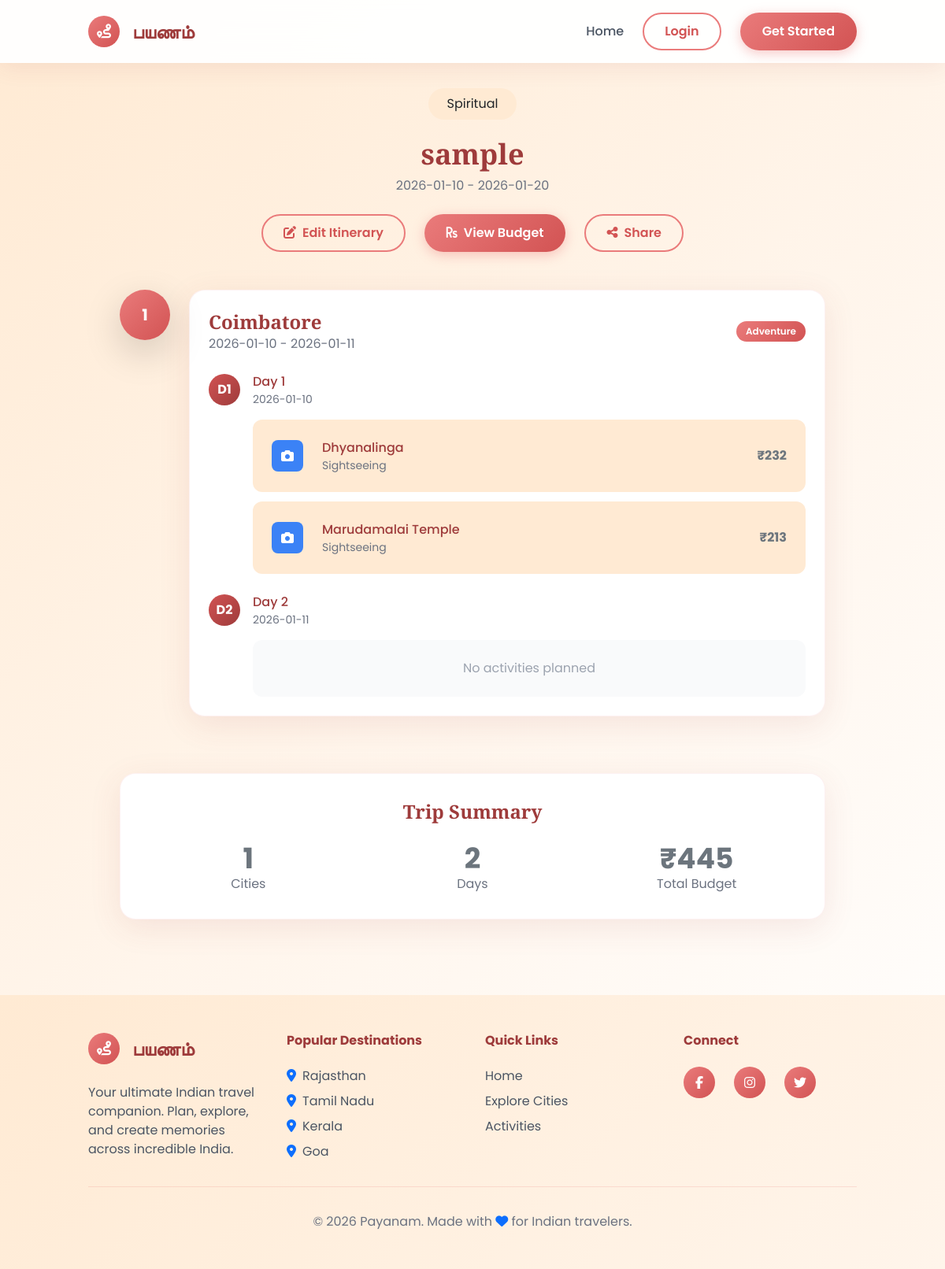
The page /trip/06cda915-113a-49a4-ae6f-cf61e4acf883/timeline on the database its author committed.
### models.py (models this page shows, shortened)
class Trip(db.Model):
    __tablename__ = 'trips'
    trip_id = db.Column(db.String(36), primary_key=True, default=lambda: str(uuid.uuid4()))
    user_id = db.Column(db.String(36), db.ForeignKey('users.user_id'), nullable=False)
    trip_name = db.Column(db.String(200), nullable=False)
    trip_description = db.Column(db.Text, default='')
    trip_category = db.Column(db.String(50), default='leisure')
    cover_image = db.Column(db.String(500), default='')
    start_date = db.Column(db.String(20), nullable=False)
    end_date = db.Column(db.String(20), nullable=False)
    total_budget = db.Column(db.Float, default=0.0)
    is_public = db.Column(db.Boolean, default=False)
    share_code = db.Column(db.String(20), unique=True, default=lambda: str(uuid.uuid4())[:8])
    itinerary_json = db.Column(db.Text, default='{"stops": []}')
    created_at = db.Column(db.DateTime, default=datetime.utcnow)
    updated_at = db.Column(db.DateTime, default=datetime.utcnow, onupdate=datetime.utcnow)
    def get_itinerary(self):
        try:
            return json.loads(self.itinerary_json)
        except:
            return {"stops": []}

### app.py (the view)
@app.route('/trip/<trip_id>/timeline')
def trip_timeline(trip_id):
    trip = Trip.query.get_or_404(trip_id)
    if trip.user_id != session.get('user_id') and not trip.is_public:
        return redirect(url_for('login'))
    return render_template('timeline.html', trip=trip)

### templates/timeline.html (shortened to what this page needs)
{% extends 'base.html' %}
{% block content %}
<div class="container mx-auto px-4 py-8">
    <div class="text-center mb-12" data-aos="fade-up">
        <div class="inline-flex items-center gap-2 bg-cream px-4 py-2 rounded-full mb-4">
            <span class="capitalize">{{ trip.trip_category }}</span>
        </div>
        <h1 class="text-4xl font-bold font-playfair text-accent mb-2">{{ trip.trip_name }}</h1>
        <p class="text-gray-500">{{ trip.start_date }} - {{ trip.end_date }}</p>
        <div class="flex justify-center gap-4 mt-6">
            <a href="{{ url_for('itinerary_builder', trip_id=trip.trip_id) }}" class="btn-payanam-outline no-underline">
                <i class="fas fa-edit mr-2"></i>Edit Itinerary
            </a>
            <a href="{{ url_for('trip_budget', trip_id=trip.trip_id) }}" class="btn-payanam no-underline">
                <i class="fas fa-rupee-sign mr-2"></i>View Budget
            </a>
            <button onclick="shareTrip()" class="btn-payanam-outline">
                <i class="fas fa-share-alt mr-2"></i>Share
            </button>
        </div>
    </div>
    {% set itinerary = trip.get_itinerary() %}
    {% if itinerary.stops %}
    <div class="max-w-4xl mx-auto">
        {% for stop in itinerary.stops %}
        <div class="relative mb-12" data-aos="fade-up" data-aos-delay="{{ loop.index * 100 }}">
            <div class="flex items-start gap-6">
                <div class="w-16 h-16 gradient-primary rounded-full flex items-center justify-center text-white text-xl font-bold shadow-lg z-10">
                    {{ loop.index }}
                </div>
                <div class="flex-1">
                    <div class="card-payanam p-6 mb-4">
                        <div class="flex items-center justify-between mb-4">
                            <div>
                                <h2 class="text-2xl font-bold font-playfair text-accent">{{ stop.city_name }}</h2>
                                <p class="text-gray-500">{{ stop.arrival_date }} - {{ stop.departure_date }}</p>
                            </div>
                            {% if stop.stop_category %}
                            <div class="flex gap-2">
                                {% for cat in stop.stop_category %}
                                <span class="badge-payanam capitalize">{{ cat }}</span>
                                {% endfor %}
                            </div>
                            {% endif %}
                        </div>
                        {% for day in stop.days %}
                        <div class="mb-6 last:mb-0">
                            <div class="flex items-center gap-3 mb-3">
                                <div class="w-10 h-10 gradient-accent rounded-full flex items-center justify-center text-white font-bold">
                                    D{{ day.day_number }}
                                </div>
                                <div>
                                    <div class="font-medium text-accent">Day {{ day.day_number }}</div>
                                    <div class="text-sm text-gray-500">{{ day.date }}</div>
                                </div>
                            </div>
                            {% if day.activities %}
                            <div class="ml-14 space-y-3">
                                {% for activity in day.activities %}
                                <div class="flex items-center gap-4 p-4 bg-cream rounded-xl">
                                    <div class="w-10 h-10 rounded-lg flex items-center justify-center text-white
                                        {% if activity.category == 'sightseeing' %}bg-blue-500
                                        {% elif activity.category == 'food' %}bg-orange-500
                                        {% elif activity.category == 'shopping' %}bg-pink-500
                                        {% elif activity.category == 'adventure' %}bg-green-500
                                        {% elif activity.category == 'relaxation' %}bg-purple-500
                                        {% else %}bg-gray-500{% endif %}">
                                        {% if activity.category == 'sightseeing' %}<i class="fas fa-camera"></i>
                                        {% elif activity.category == 'food' %}<i class="fas fa-utensils"></i>
                                        {% elif activity.category == 'shopping' %}<i class="fas fa-shopping-bag"></i>
                                        {% elif activity.category == 'adventure' %}<i class="fas fa-hiking"></i>
                                        {% elif activity.category == 'relaxation' %}<i class="fas fa-spa"></i>
                                        {% else %}<i class="fas fa-car"></i>{% endif %}
                                    </div>
                                    <div class="flex-1">
                                        <div class="font-medium text-accent">{{ activity.activity_name }}</div>
                                        <div class="text-sm text-gray-500 capitalize">
                                            {{ ' • ' if activity.time else '' }}{{ activity.category }}
                                        </div>
                                    </div>
                                    <div class="font-bold text-secondary">₹{{ activity.estimated_cost }}</div>
                                </div>
                                {% endfor %}
                            </div>
                            {% else %}
                            <div class="ml-14 p-4 bg-gray-50 rounded-xl text-gray-400 text-center">
                                No activities planned
                            </div>
                            {% endif %}
                        </div>
                        {% endfor %}
                    </div>
                </div>
            </div>
        </div>
        {% endfor %}
    </div>
    <div class="max-w-4xl mx-auto mt-12" data-aos="fade-up">
        <div class="card-payanam p-8 gradient-cream">
            <h3 class="text-2xl font-bold font-playfair text-accent mb-6 text-center">Trip Summary</h3>
            <div class="grid md:grid-cols-3 gap-6 text-center">
                <div>
                    <div class="text-4xl font-bold text-secondary">{{ itinerary.stops|length }}</div>
                    <div class="text-gray-500">Cities</div>
                </div>
                <div>
                    <div class="text-4xl font-bold text-secondary" id="totalDays">0</div>
                    <div class="text-gray-500">Days</div>
                </div>
                <div>
                    <div class="text-4xl font-bold text-secondary">₹{{ "%.0f"|format(trip.total_budget) }}</div>
                    <div class="text-gray-500">Total Budget</div>
                </div>
            </div>
        </div>
    </div>
    {% endif %}
</div>
{% endblock %}

### templates/base.html (shortened to what this page needs)
<!DOCTYPE html>
<html lang="en">
<head>
    <link href="https://cdn.jsdelivr.net/npm/bootstrap@5.3.3/dist/css/bootstrap.min.css" rel="stylesheet">
    <script src="https://cdn.tailwindcss.com"></script>
    <link rel="stylesheet" href="https://cdnjs.cloudflare.com/ajax/libs/font-awesome/6.5.1/css/all.min.css">
    <link rel="stylesheet" href="https://cdnjs.cloudflare.com/ajax/libs/animate.css/4.1.1/animate.min.css">
    <link href="https://unpkg.com/aos@2.3.1/dist/aos.css" rel="stylesheet">
</head>
<body class="min-h-screen">
    {% block body %}
    <nav class="navbar-payanam fixed top-0 left-0 right-0 z-50 py-3">
        <div class="container mx-auto px-4">
            <div class="flex items-center justify-between">
                <a href="{{ url_for('index') }}" class="flex items-center gap-3 no-underline">
                    <div class="w-10 h-10 gradient-primary rounded-full flex items-center justify-center">
                        <i class="fas fa-route text-white text-lg"></i>
                    </div>
                    <span class="text-2xl font-bold font-playfair text-accent">பயணம்</span>
                </a>
                <div class="hidden md:flex items-center gap-6">
                    <a href="{{ url_for('index') }}" class="text-gray-600 hover:text-secondary transition no-underline font-medium">Home</a>
                    {% if session.get('user_id') %}
                    <a href="{{ url_for('dashboard') }}" class="text-gray-600 hover:text-secondary transition no-underline font-medium">Dashboard</a>
                    <a href="{{ url_for('my_trips') }}" class="text-gray-600 hover:text-secondary transition no-underline font-medium">My Trips</a>
                    <a href="{{ url_for('analytics') }}" class="text-gray-600 hover:text-secondary transition no-underline font-medium">Analytics</a>
                    <div class="relative group">
                        <button class="flex items-center gap-2 text-gray-600 hover:text-secondary transition">
                            <div class="w-8 h-8 gradient-primary rounded-full flex items-center justify-center">
                                <i class="fas fa-user text-white text-sm"></i>
                            </div>
                            <span class="font-medium">{{ session.get('user_name', 'User') }}</span>
                        </button>
                        <div class="absolute right-0 mt-2 w-48 bg-white rounded-xl shadow-lg opacity-0 invisible group-hover:opacity-100 group-hover:visible transition-all duration-300 py-2">
                            <a href="{{ url_for('profile') }}" class="block px-4 py-2 text-gray-600 hover:bg-cream hover:text-secondary transition no-underline">
                                <i class="fas fa-user-circle mr-2"></i>Profile
                            </a>
                            <a href="{{ url_for('logout') }}" class="block px-4 py-2 text-gray-600 hover:bg-cream hover:text-secondary transition no-underline">
                                <i class="fas fa-sign-out-alt mr-2"></i>Logout
                            </a>
                        </div>
                    </div>
                    {% else %}
                    <a href="{{ url_for('login') }}" class="btn-payanam-outline no-underline">Login</a>
                    <a href="{{ url_for('signup') }}" class="btn-payanam no-underline">Get Started</a>
                    {% endif %}
                </div>
            </div>
        </div>
    </nav>
    <main class="pt-20">
        {% block content %}{% endblock %}
    </main>
    {% block footer %}
    <footer class="gradient-cream py-12 mt-16">
        <div class="container mx-auto px-4">
            <div class="grid md:grid-cols-4 gap-8">
                <div>
                    <div class="flex items-center gap-3 mb-4">
                        <div class="w-10 h-10 gradient-primary rounded-full flex items-center justify-center">
                            <i class="fas fa-route text-white text-lg"></i>
                        </div>
                        <span class="text-2xl font-bold font-playfair text-accent">பயணம்</span>
                    </div>
                    <p class="text-gray-600">Your ultimate Indian travel companion. Plan, explore, and create memories across incredible India.</p>
                </div>
                <div>
                    <h4 class="font-bold text-accent mb-4">Popular Destinations</h4>
                    <ul class="space-y-2 text-gray-600">
                        <li><i class="fas fa-map-marker-alt text-primary mr-2"></i>Rajasthan</li>
                        <li><i class="fas fa-map-marker-alt text-primary mr-2"></i>Tamil Nadu</li>
                        <li><i class="fas fa-map-marker-alt text-primary mr-2"></i>Kerala</li>
                        <li><i class="fas fa-map-marker-alt text-primary mr-2"></i>Goa</li>
                    </ul>
                </div>
                <div>
                    <h4 class="font-bold text-accent mb-4">Quick Links</h4>
                    <ul class="space-y-2">
                        <li><a href="{{ url_for('index') }}" class="text-gray-600 hover:text-secondary transition no-underline">Home</a></li>
                        <li><a href="{{ url_for('city_search') if session.get('user_id') else url_for('login') }}" class="text-gray-600 hover:text-secondary transition no-underline">Explore Cities</a></li>
                        <li><a href="{{ url_for('activity_search') if session.get('user_id') else url_for('login') }}" class="text-gray-600 hover:text-secondary transition no-underline">Activities</a></li>
                    </ul>
                </div>
                <div>
                    <h4 class="font-bold text-accent mb-4">Connect</h4>
                    <div class="flex gap-4">
                        <a href="#" class="w-10 h-10 gradient-primary rounded-full flex items-center justify-center text-white hover:opacity-80 transition">
                            <i class="fab fa-facebook-f"></i>
                        </a>
                        <a href="#" class="w-10 h-10 gradient-primary rounded-full flex items-center justify-center text-white hover:opacity-80 transition">
                            <i class="fab fa-instagram"></i>
                        </a>
                        <a href="#" class="w-10 h-10 gradient-primary rounded-full flex items-center justify-center text-white hover:opacity-80 transition">
                            <i class="fab fa-twitter"></i>
                        </a>
                    </div>
                </div>
            </div>
            <div class="border-t border-primary/20 mt-8 pt-8 text-center text-gray-500">
                <p>&copy; 2026 Payanam. Made with <i class="fas fa-heart text-primary"></i> for Indian travelers.</p>
            </div>
        </div>
    </footer>
    {% endblock %}
    {% endblock %}
</body>
</html>

### rows shown on the page
Trip: trip_category "Spiritual", trip_name "sample", start_date "2026-01-10", end_date "2026-01-20", total_budget "445"

### other values the page prints
{{ stop.city_name }} "Coimbatore"
{{ stop.arrival_date }} "2026-01-10"
{{ stop.departure_date }} "2026-01-11"
{{ cat }} "Adventure"
{{ day.day_number }} "1" "2"
{{ day.date }} "2026-01-10" "2026-01-11"
{{ activity.activity_name }} "Dhyanalinga" "Marudamalai Temple"
{{ activity.category }} "Sightseeing" "Sightseeing"
{{ activity.estimated_cost }} "232" "213"
{{ itinerary.stops|length }} "1"
